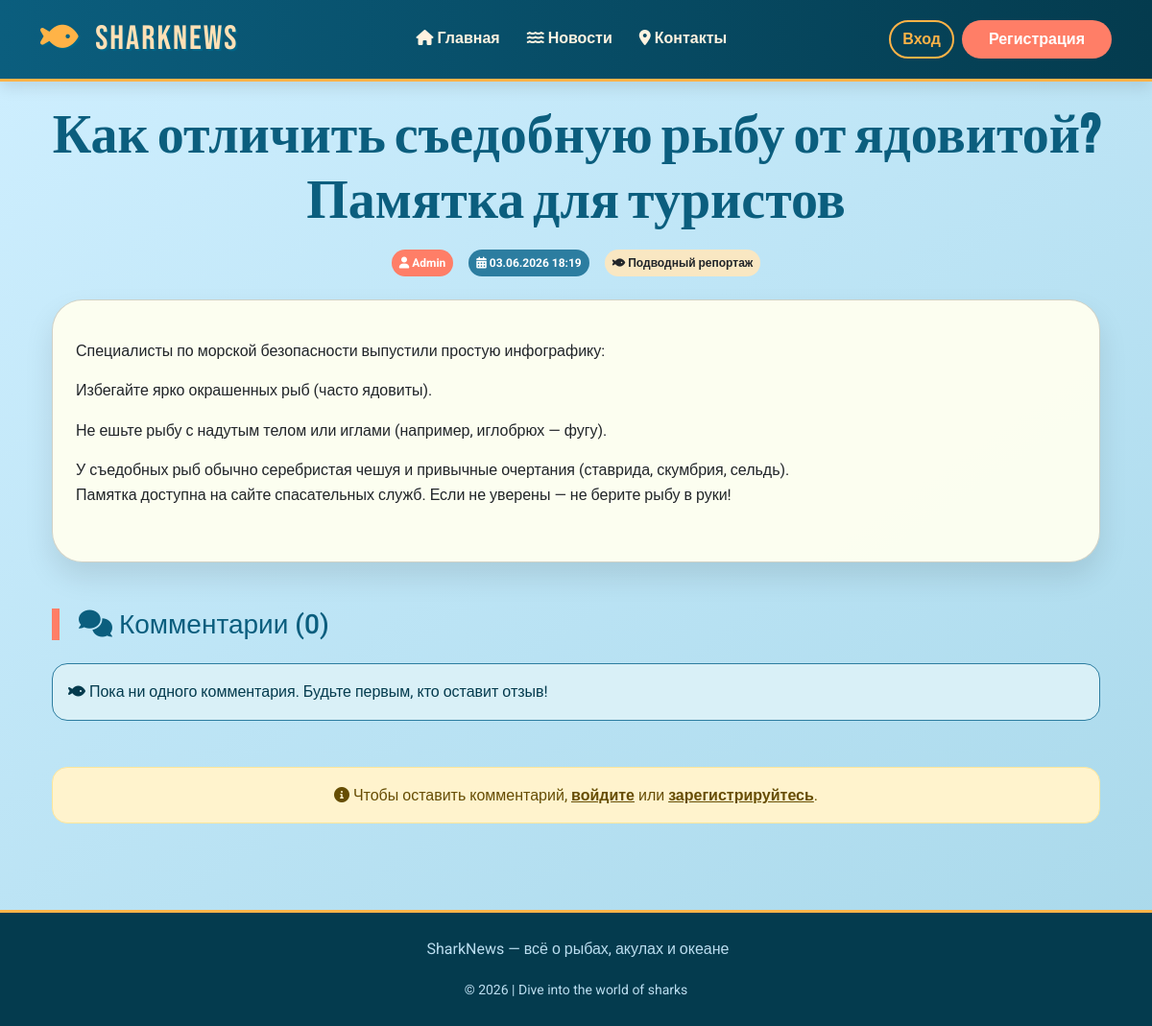
/news/6/, run on the app's committed database.
### newsapp/models.py (models this page shows)
class News(models.Model):
    title = models.CharField(max_length=200)
    content = models.TextField()
    author = models.ForeignKey(User, on_delete=models.CASCADE)
    pub_date = models.DateTimeField(default=timezone.now)
    image = models.ImageField(upload_to='news/', blank=True, null=True)

### newsapp/views.py (the view)
# urls.py: path('news/<int:pk>/', views.news_detail, name='news_detail'),
def news_detail(request, pk):
    item = get_object_or_404(News, pk=pk)
    if request.method == 'POST' and request.user.is_authenticated:
        form = CommentForm(request.POST)
        if form.is_valid():
            c = form.save(commit=False)
            c.news = item
            c.user = request.user
            c.save()
            return redirect('news_detail', pk=pk)
    else:
        form = CommentForm()
    return render(request, 'news_detail.html', {'news': item, 'form': form, 'comments': item.comments.all()})

### newsapp/templates/news_detail.html (shortened to what this page needs)
{% extends 'base.html' %}
{% block content %}
<div class="container">
    <div class="text-center mb-4">
        <h1 class="display-4 fw-bold" style="color: #0b5e7e; font-family: 'Bebas Neue', cursive;">{{ news.title }}</h1>
        <div class="d-flex justify-content-center align-items-center gap-3 mt-3">
            <span class="badge bg-coral p-2"><i class="fas fa-user"></i> {{ news.author.username }}</span>
            <span class="badge bg-ocean p-2"><i class="fas fa-calendar-alt"></i> {{ news.pub_date|date:"d.m.Y H:i" }}</span>
            <span class="badge bg-sand text-dark p-2"><i class="fas fa-fish"></i> Подводный репортаж</span>
        </div>
    </div>
    <div class="card p-4 mb-5" style="background: rgba(255,255,240,0.95); border-radius: 32px; box-shadow: 0 15px 30px rgba(0,0,0,0.1);">
        <p class="lead">{{ news.content|linebreaks }}</p>
    </div>
    <div class="mb-5">
        <h3 class="mb-4" style="color: #0b5e7e; border-left: 8px solid #ff7e67; padding-left: 20px;">
            <i class="fas fa-comments"></i> Комментарии ({{ comments.count }})
        </h3>
        {% for c in comments %}
        <div class="mb-3 p-3 rounded-4" style="background: #e6f7ff; border-left: 5px solid #ff7e67; transition: 0.2s;">
            <div class="d-flex justify-content-between align-items-center">
                <strong><i class="fas fa-user-circle"></i> {{ c.user.username }}</strong>
                <small class="text-muted"><i class="fas fa-clock"></i> {{ c.created_date|date:"d.m.Y H:i" }}</small>
            </div>
            <p class="mt-2 mb-0">{{ c.text }}</p>
        </div>
        {% empty %}
        <div class="alert alert-info rounded-4" role="alert">
            <i class="fas fa-fish"></i> Пока ни одного комментария. Будьте первым, кто оставит отзыв!
        </div>
        {% endfor %}
    </div>
    {% if user.is_authenticated %}
    <div class="card p-4 rounded-4" style="background: #fffef7; border: 1px solid #7fcdff;">
        <h4><i class="fas fa-pen"></i> Добавить комментарий</h4>
        <form method="post">
            {% csrf_token %}
            <div class="mb-3">
                {{ form.text }}
            </div>
            <button type="submit" class="btn btn-coral"><i class="fas fa-paper-plane"></i> Отправить</button>
        </form>
    </div>
    {% else %}
    <div class="alert alert-warning rounded-4 text-center">
        <i class="fas fa-info-circle"></i> Чтобы оставить комментарий, <a href="/login/" class="alert-link">войдите</a> или <a href="/register/" class="alert-link">зарегистрируйтесь</a>.
    </div>
    {% endif %}
</div>
{% endblock %}

### newsapp/templates/base.html (style rules this page uses)
:root { --deep-ocean: #0b3b4f; --wave-blue: #2c7da0; --coral: #ff7e67; --sand: #f9e7c2; --light-cyan: #d9f0f7; }
body { font-family: 'Roboto', sans-serif; background: linear-gradient(145deg, #cfefff 0%, #a8d8ea 100%); color: #05314b; line-height: 1.6; }

### newsapp/templates/news_detail.html (style rules this page uses)
.bg-coral { background-color: #ff7e67; color: white; border-radius: 40px; }
.bg-ocean { background-color: #2c7da0; color: white; border-radius: 40px; }
.bg-sand { background-color: #f9e7c2; border-radius: 40px; }
.alert-info { background: #d9f0f7; border-color: #2c7da0; color: #043b4e; }

### data on the page
News: title "Как отличить съедобную рыбу от ядовитой? Памятка для туристов", author.username "Admin", pub_date "03.06.2026 18:19", content "Специалисты по морской безопасности выпустили простую инфографику: Избегайте ярко окрашенных рыб (часто ядовиты). Не ешьте рыбу с надутым телом или иглами (например, иглобрюх — фугу). У съедобных рыб обычно серебристая чешуя и привычные очертания (ставрида, скумбрия, сельдь). Памятка доступна на сайте спасательных служб. Если не уверены — не берите рыбу в руки!", count "0"
